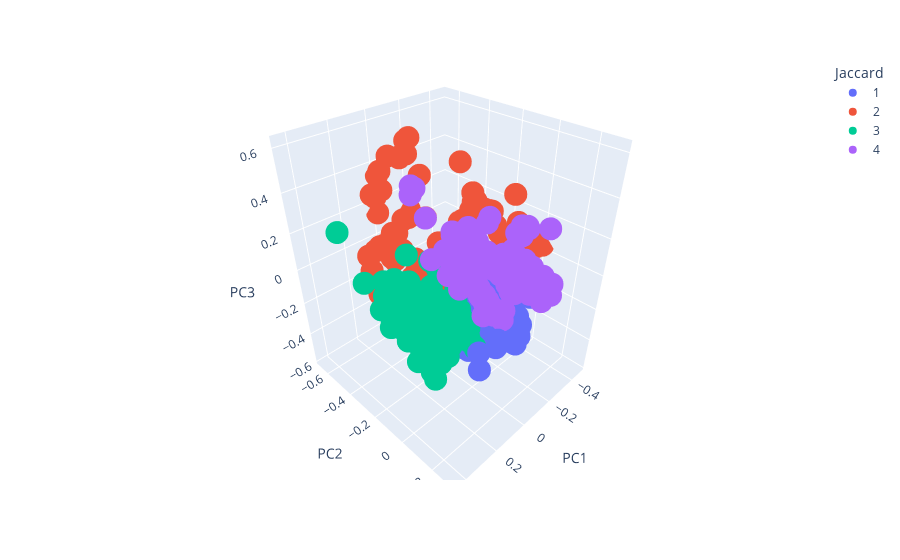

The notebook cell saved with this chart:
### Markdown cell above
##### Kmeans Jaccard Clusters

### Code cell
jac_dist_epi2 = px.scatter_3d(jac_dist_epi2, x = 'PC1', y = 'PC2', z = 'PC3', color = 'Jaccard',
                             category_orders = {'Jaccard': [1, 2, 3, 4]})
jac_dist_epi2.show()

### Figure 1 — Plotly figure (JSON) as saved in the notebook; plotly's stock layout.template omitted (floating-point values rounded to 4 significant figures; data arrays with more than 128 entries replaced by an {"elided": "..."} marker saying what was removed)
{"data": [{"hovertemplate": "Jaccard=1<br>PC1=%{x}<br>PC2=%{y}<br>PC3=%{z}<extra></extra>", "legendgroup": "1", "marker": {"color": "#636efa", "symbol": "circle"}, "mode": "markers", "name": "1", "scene": "scene", "showlegend": true, "type": "scatter3d", "x": {"elided": "604 float values"}, "y": {"elided": "604 float values"}, "z": {"elided": "604 float values"}}, {"hovertemplate": "Jaccard=2<br>PC1=%{x}<br>PC2=%{y}<br>PC3=%{z}<extra></extra>", "legendgroup": "2", "marker": {"color": "#EF553B", "symbol": "circle"}, "mode": "markers", "name": "2", "scene": "scene", "showlegend": true, "type": "scatter3d", "x": {"elided": "153 float values"}, "y": {"elided": "153 float values"}, "z": {"elided": "153 float values"}}, {"hovertemplate": "Jaccard=3<br>PC1=%{x}<br>PC2=%{y}<br>PC3=%{z}<extra></extra>", "legendgroup": "3", "marker": {"color": "#00cc96", "symbol": "circle"}, "mode": "markers", "name": "3", "scene": "scene", "showlegend": true, "type": "scatter3d", "x": {"elided": "211 float values"}, "y": {"elided": "211 float values"}, "z": {"elided": "211 float values"}}, {"hovertemplate": "Jaccard=4<br>PC1=%{x}<br>PC2=%{y}<br>PC3=%{z}<extra></extra>", "legendgroup": "4", "marker": {"color": "#ab63fa", "symbol": "circle"}, "mode": "markers", "name": "4", "scene": "scene", "showlegend": true, "type": "scatter3d", "x": {"elided": "279 float values"}, "y": {"elided": "279 float values"}, "z": {"elided": "279 float values"}}], "layout": {"legend": {"title": {"text": "Jaccard"}, "tracegroupgap": 0}, "margin": {"t": 60}, "scene": {"domain": {"x": [0, 1], "y": [0, 1]}, "xaxis": {"title": {"text": "PC1"}}, "yaxis": {"title": {"text": "PC2"}}, "zaxis": {"title": {"text": "PC3"}}}}}
